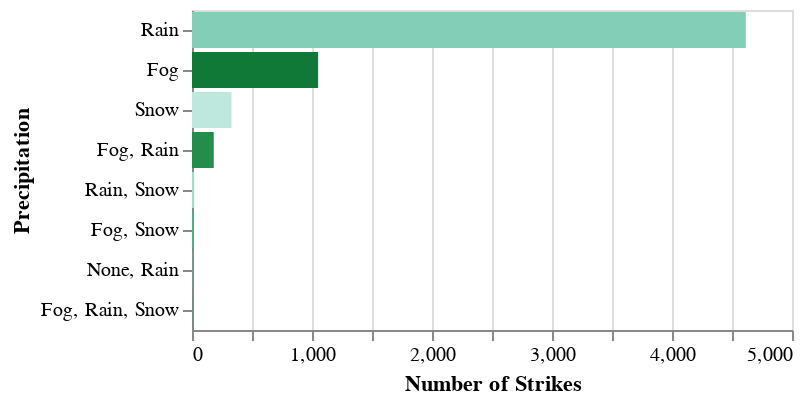

The cell this chart's notebook holds for it:
### Code cell
precipitation__chart = alt.Chart(precipitation_strikes_excl_ukn).mark_bar().encode(
    x=alt.X('num_strikes:Q', title='Number of Strikes'),
    y=alt.Y('precipitation:O', title='Precipitation').sort('-x'),
    tooltip=['precipitation', 'num_strikes'],
    color=alt.Color('precipitation').legend(
        None).scale(scheme='bluegreen', reverse=True)
)
precipitation__chart

### Figure 1 — Vega-Lite specification as saved in the notebook (floating-point values rounded to 4 significant figures)
{"config": {"view": {"continuousWidth": 300, "continuousHeight": 300}}, "data": {"name": "data-48e9af96f29eef8d5c9d7f19d5ece532"}, "mark": {"type": "bar"}, "encoding": {"color": {"field": "precipitation", "legend": null, "scale": {"scheme": "bluegreen", "reverse": true}, "type": "nominal"}, "tooltip": [{"field": "precipitation", "type": "nominal"}, {"field": "num_strikes", "type": "quantitative"}], "x": {"field": "num_strikes", "title": "Number of Strikes", "type": "quantitative"}, "y": {"field": "precipitation", "sort": "-x", "title": "Precipitation", "type": "ordinal"}}, "$schema": "https://vega.github.io/schema/vega-lite/v5.20.1.json", "datasets": {"data-48e9af96f29eef8d5c9d7f19d5ece532": [{"precipitation": "Rain", "num_strikes": 4615}, {"precipitation": "Fog", "num_strikes": 1051}, {"precipitation": "Snow", "num_strikes": 329}, {"precipitation": "Fog, Rain", "num_strikes": 181}, {"precipitation": "Rain, Snow", "num_strikes": 18}, {"precipitation": "Fog, Snow", "num_strikes": 13}, {"precipitation": "None, Rain", "num_strikes": 3}, {"precipitation": "Fog, Rain, Snow", "num_strikes": 2}]}}
